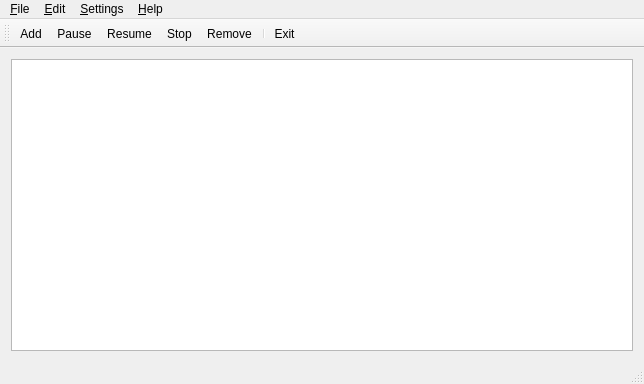
<?xml version="1.0" encoding="UTF-8"?>
<ui version="4.0">
 <author>Alireza Savand</author>
 <class>MainWindow</class>
 <widget class="QMainWindow" name="MainWindow">
  <property name="geometry">
   <rect>
    <x>0</x>
    <y>0</y>
    <width>644</width>
    <height>384</height>
   </rect>
  </property>
  <property name="windowTitle">
   <string>yoDownet</string>
  </property>
  <property name="windowIcon">
   <iconset resource="../resource/icons.qrc">
    <normaloff>:/icons/images/yoDownet_64.svg</normaloff>:/icons/images/yoDownet_64.svg</iconset>
  </property>
  <property name="unifiedTitleAndToolBarOnMac">
   <bool>false</bool>
  </property>
  <widget class="QWidget" name="centralWidget">
   <layout class="QGridLayout" name="MainWindowGridLayout">
    <item row="0" column="0">
     <widget class="QTableView" name="urlView">
      <property name="layoutDirection">
       <enum>Qt::LeftToRight</enum>
      </property>
      <property name="editTriggers">
       <set>QAbstractItemView::NoEditTriggers</set>
      </property>
      <property name="alternatingRowColors">
       <bool>true</bool>
      </property>
      <property name="selectionMode">
       <enum>QAbstractItemView::MultiSelection</enum>
      </property>
      <property name="selectionBehavior">
       <enum>QAbstractItemView::SelectRows</enum>
      </property>
      <property name="textElideMode">
       <enum>Qt::ElideMiddle</enum>
      </property>
      <property name="verticalScrollMode">
       <enum>QAbstractItemView::ScrollPerPixel</enum>
      </property>
      <property name="horizontalScrollMode">
       <enum>QAbstractItemView::ScrollPerPixel</enum>
      </property>
      <property name="sortingEnabled">
       <bool>true</bool>
      </property>
      <property name="wordWrap">
       <bool>true</bool>
      </property>
      <attribute name="horizontalHeaderCascadingSectionResizes">
       <bool>true</bool>
      </attribute>
      <attribute name="horizontalHeaderDefaultSectionSize">
       <number>150</number>
      </attribute>
      <attribute name="horizontalHeaderMinimumSectionSize">
       <number>64</number>
      </attribute>
      <attribute name="horizontalHeaderStretchLastSection">
       <bool>true</bool>
      </attribute>
      <attribute name="verticalHeaderVisible">
       <bool>false</bool>
      </attribute>
      <attribute name="verticalHeaderCascadingSectionResizes">
       <bool>true</bool>
      </attribute>
      <attribute name="verticalHeaderDefaultSectionSize">
       <number>20</number>
      </attribute>
     </widget>
    </item>
   </layout>
  </widget>
  <widget class="QMenuBar" name="menuBar">
   <property name="geometry">
    <rect>
     <x>0</x>
     <y>0</y>
     <width>642</width>
     <height>21</height>
    </rect>
   </property>
   <widget class="QMenu" name="fileMenu">
    <property name="title">
     <string>&amp;File</string>
    </property>
    <addaction name="addAction"/>
    <addaction name="separator"/>
    <addaction name="exitAction"/>
   </widget>
   <widget class="QMenu" name="editMenu">
    <property name="title">
     <string>&amp;Edit</string>
    </property>
    <addaction name="pauseAction"/>
    <addaction name="resumeAction"/>
    <addaction name="stopAction"/>
    <addaction name="resumeAllAction"/>
    <addaction name="removeAction"/>
    <addaction name="stopAllAction"/>
    <addaction name="removeFromListAction"/>
   </widget>
   <widget class="QMenu" name="settingsMenu">
    <property name="title">
     <string>&amp;Settings</string>
    </property>
    <addaction name="showMenuBarAction"/>
    <addaction name="showToolBarAction"/>
    <addaction name="showStatusBarAction"/>
    <addaction name="separator"/>
    <addaction name="preferencesAction"/>
   </widget>
   <widget class="QMenu" name="helpMenu">
    <property name="title">
     <string>&amp;Help</string>
    </property>
    <addaction name="reportBugAction"/>
    <addaction name="aboutQtAction"/>
    <addaction name="aboutyoDownetAction"/>
   </widget>
   <addaction name="fileMenu"/>
   <addaction name="editMenu"/>
   <addaction name="settingsMenu"/>
   <addaction name="helpMenu"/>
  </widget>
  <widget class="QStatusBar" name="statusBar"/>
  <widget class="QToolBar" name="mainToolBar">
   <property name="iconSize">
    <size>
     <width>22</width>
     <height>22</height>
    </size>
   </property>
   <property name="toolButtonStyle">
    <enum>Qt::ToolButtonTextBesideIcon</enum>
   </property>
   <property name="floatable">
    <bool>true</bool>
   </property>
   <attribute name="toolBarArea">
    <enum>TopToolBarArea</enum>
   </attribute>
   <attribute name="toolBarBreak">
    <bool>false</bool>
   </attribute>
   <addaction name="addAction"/>
   <addaction name="pauseAction"/>
   <addaction name="resumeAction"/>
   <addaction name="stopAction"/>
   <addaction name="removeAction"/>
   <addaction name="separator"/>
   <addaction name="exitAction"/>
  </widget>
  <action name="exitAction">
   <property name="icon">
    <iconset theme="exit">
     <normaloff/>
    </iconset>
   </property>
   <property name="text">
    <string>E&amp;xit</string>
   </property>
   <property name="shortcut">
    <string>Ctrl+Q</string>
   </property>
  </action>
  <action name="aboutQtAction">
   <property name="icon">
    <iconset theme="qtcreator">
     <normaloff/>
    </iconset>
   </property>
   <property name="text">
    <string>About &amp;Qt</string>
   </property>
   <property name="menuRole">
    <enum>QAction::AboutQtRole</enum>
   </property>
   <property name="softKeyRole">
    <enum>QAction::NoSoftKey</enum>
   </property>
  </action>
  <action name="aboutyoDownetAction">
   <property name="icon">
    <iconset resource="../resource/icons.qrc">
     <normaloff>:/icons/images/yoDownet_64.svg</normaloff>:/icons/images/yoDownet_64.svg</iconset>
   </property>
   <property name="text">
    <string>About yo&amp;Downet</string>
   </property>
  </action>
  <action name="reportBugAction">
   <property name="icon">
    <iconset theme="tools-report-bug">
     <normaloff/>
    </iconset>
   </property>
   <property name="text">
    <string>Report Bug...</string>
   </property>
  </action>
  <action name="preferencesAction">
   <property name="icon">
    <iconset theme="configure">
     <normaloff/>
    </iconset>
   </property>
   <property name="text">
    <string>&amp;Preferences</string>
   </property>
   <property name="shortcut">
    <string>Ctrl+P</string>
   </property>
  </action>
  <action name="showMenuBarAction">
   <property name="checkable">
    <bool>true</bool>
   </property>
   <property name="checked">
    <bool>true</bool>
   </property>
   <property name="text">
    <string>Show &amp;Menubar</string>
   </property>
   <property name="shortcut">
    <string>Ctrl+M</string>
   </property>
  </action>
  <action name="showToolBarAction">
   <property name="checkable">
    <bool>true</bool>
   </property>
   <property name="checked">
    <bool>true</bool>
   </property>
   <property name="text">
    <string>Show &amp;Toolbar</string>
   </property>
   <property name="shortcut">
    <string>Ctrl+T</string>
   </property>
  </action>
  <action name="showStatusBarAction">
   <property name="checkable">
    <bool>true</bool>
   </property>
   <property name="checked">
    <bool>true</bool>
   </property>
   <property name="text">
    <string>Show StatusBar</string>
   </property>
   <property name="shortcut">
    <string>Ctrl+S</string>
   </property>
  </action>
  <action name="addAction">
   <property name="icon">
    <iconset theme="add">
     <normaloff/>
    </iconset>
   </property>
   <property name="text">
    <string>&amp;Add</string>
   </property>
   <property name="toolTip">
    <string>Add</string>
   </property>
   <property name="shortcut">
    <string>Ctrl+A</string>
   </property>
  </action>
  <action name="pauseAction">
   <property name="enabled">
    <bool>true</bool>
   </property>
   <property name="icon">
    <iconset theme="player_pause">
     <normaloff/>
    </iconset>
   </property>
   <property name="text">
    <string>&amp;Pause</string>
   </property>
   <property name="shortcut">
    <string>Ctrl+P</string>
   </property>
   <property name="visible">
    <bool>true</bool>
   </property>
  </action>
  <action name="removeAction">
   <property name="enabled">
    <bool>true</bool>
   </property>
   <property name="icon">
    <iconset theme="remove">
     <normaloff/>
    </iconset>
   </property>
   <property name="text">
    <string>&amp;Remove</string>
   </property>
  </action>
  <action name="resumeAction">
   <property name="enabled">
    <bool>true</bool>
   </property>
   <property name="icon">
    <iconset theme="player_play">
     <normaloff/>
    </iconset>
   </property>
   <property name="text">
    <string>&amp;Resume</string>
   </property>
   <property name="visible">
    <bool>true</bool>
   </property>
  </action>
  <action name="resumeAllAction">
   <property name="enabled">
    <bool>false</bool>
   </property>
   <property name="text">
    <string>Resume All</string>
   </property>
   <property name="visible">
    <bool>false</bool>
   </property>
  </action>
  <action name="stopAllAction">
   <property name="text">
    <string>Stop All</string>
   </property>
   <property name="visible">
    <bool>false</bool>
   </property>
  </action>
  <action name="stopAction">
   <property name="icon">
    <iconset theme="player_stop">
     <normaloff/>
    </iconset>
   </property>
   <property name="text">
    <string>Stop</string>
   </property>
   <property name="visible">
    <bool>false</bool>
   </property>
  </action>
  <action name="removeFromListAction">
   <property name="icon">
    <iconset theme="list-remove">
     <normaloff/>
    </iconset>
   </property>
   <property name="text">
    <string>Remove Fr&amp;om List</string>
   </property>
  </action>
 </widget>
 <layoutdefault spacing="6" margin="11"/>
 <resources>
  <include location="../resource/icons.qrc"/>
 </resources>
 <connections>
  <connection>
   <sender>showMenuBarAction</sender>
   <signal>toggled(bool)</signal>
   <receiver>menuBar</receiver>
   <slot>setVisible(bool)</slot>
   <hints>
    <hint type="sourcelabel">
     <x>-1</x>
     <y>-1</y>
    </hint>
    <hint type="destinationlabel">
     <x>332</x>
     <y>9</y>
    </hint>
   </hints>
  </connection>
  <connection>
   <sender>showStatusBarAction</sender>
   <signal>toggled(bool)</signal>
   <receiver>statusBar</receiver>
   <slot>setVisible(bool)</slot>
   <hints>
    <hint type="sourcelabel">
     <x>-1</x>
     <y>-1</y>
    </hint>
    <hint type="destinationlabel">
     <x>332</x>
     <y>396</y>
    </hint>
   </hints>
  </connection>
  <connection>
   <sender>showToolBarAction</sender>
   <signal>toggled(bool)</signal>
   <receiver>mainToolBar</receiver>
   <slot>setVisible(bool)</slot>
   <hints>
    <hint type="sourcelabel">
     <x>-1</x>
     <y>-1</y>
    </hint>
    <hint type="destinationlabel">
     <x>332</x>
     <y>34</y>
    </hint>
   </hints>
  </connection>
 </connections>
</ui>
